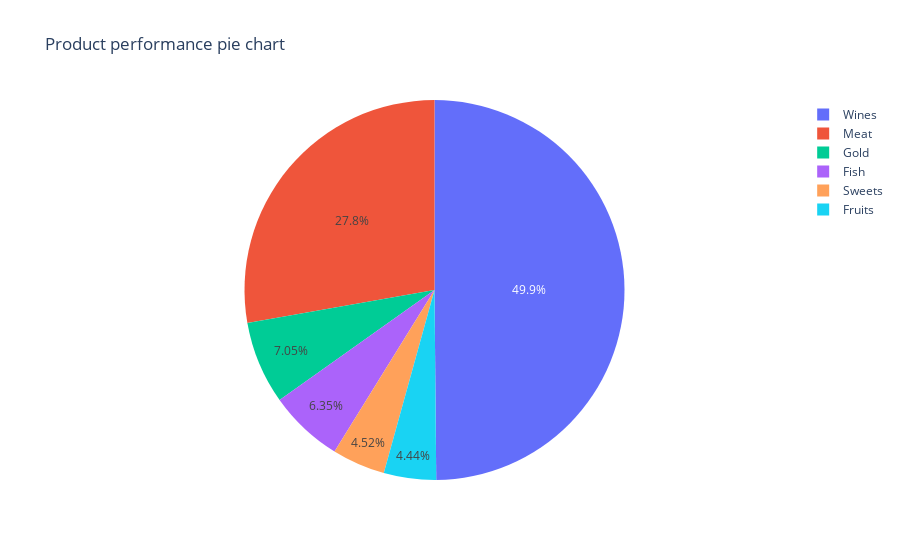
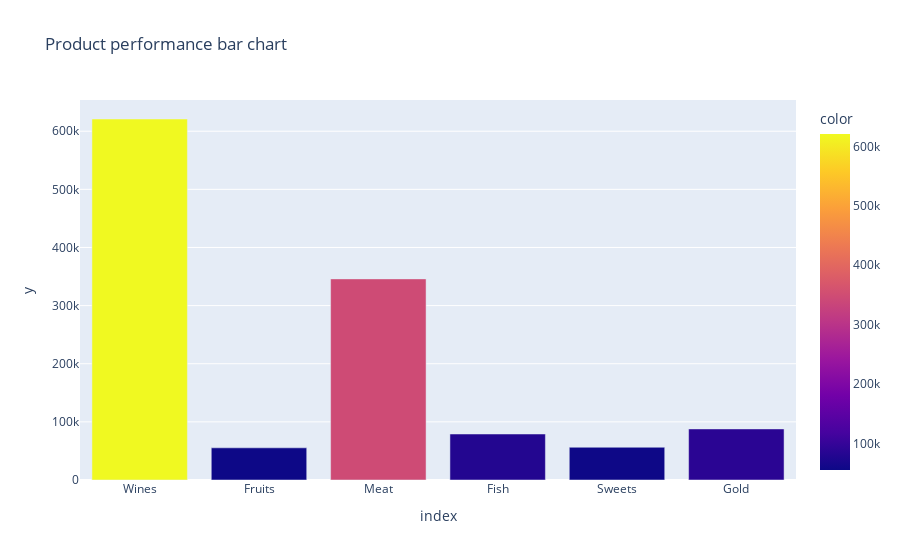

Here is the notebook cell these charts were saved with, in order:
### Markdown cell above
- Which products are performing the best, and which are performing the least in terms of revenue?

### Code cell
product_revenue = df[['MntWines', 'MntFruits', 'MntMeatProducts', 'MntFishProducts', 'MntSweetProducts', 'MntGoldProds']].sum()

product_names = {
    'MntWines': 'Wines',
    'MntFruits': 'Fruits',
    'MntMeatProducts': 'Meat',
    'MntFishProducts': 'Fish',
    'MntSweetProducts': 'Sweets',
    'MntGoldProds': 'Gold'
}

product_revenue = product_revenue.rename(index=product_names)

product_revenue_pie_chart = px.pie(product_revenue, values=product_revenue, names=product_revenue.index, title='Product performance pie chart')
product_revenue_bar_chart = px.bar(product_revenue, x=product_revenue.index, y=product_revenue, color=product_revenue, title='Product performance bar chart')

product_revenue_pie_chart.show()
product_revenue_bar_chart.show()

### Figure 1 — Plotly figure (JSON) as saved in the notebook; plotly's stock layout.template omitted (floating-point values rounded to 4 significant figures)
{"data": [{"domain": {"x": [0, 1], "y": [0, 1]}, "hovertemplate": "index=%{label}<br>value=%{value}<extra></extra>", "labels": ["Wines", "Fruits", "Meat", "Fish", "Sweets", "Gold"], "legendgroup": "", "name": "", "showlegend": true, "type": "pie", "values": [621032, 55365, 345988, 79127, 56345, 87857]}], "layout": {"legend": {"tracegroupgap": 0}, "title": {"text": "Product performance pie chart"}}}

### Figure 2 — Plotly figure (JSON) as saved in the notebook; plotly's stock layout.template omitted (floating-point values rounded to 4 significant figures)
{"data": [{"alignmentgroup": "True", "hovertemplate": "index=%{x}<br>y=%{y}<br>color=%{marker.color}<extra></extra>", "legendgroup": "", "marker": {"color": [621032, 55365, 345988, 79127, 56345, 87857], "coloraxis": "coloraxis", "pattern": {"shape": ""}}, "name": "", "offsetgroup": "", "orientation": "v", "showlegend": false, "textposition": "auto", "type": "bar", "x": ["Wines", "Fruits", "Meat", "Fish", "Sweets", "Gold"], "xaxis": "x", "y": [621032, 55365, 345988, 79127, 56345, 87857], "yaxis": "y"}], "layout": {"barmode": "relative", "coloraxis": {"colorbar": {"title": {"text": "color"}}, "colorscale": [[0, "#0d0887"], [0.1111, "#46039f"], [0.2222, "#7201a8"], [0.3333, "#9c179e"], [0.4444, "#bd3786"], [0.5556, "#d8576b"], [0.6667, "#ed7953"], [0.7778, "#fb9f3a"], [0.8889, "#fdca26"], [1, "#f0f921"]]}, "legend": {"tracegroupgap": 0}, "title": {"text": "Product performance bar chart"}, "xaxis": {"anchor": "y", "domain": [0, 1], "title": {"text": "index"}}, "yaxis": {"anchor": "x", "domain": [0, 1], "title": {"text": "y"}}}}
